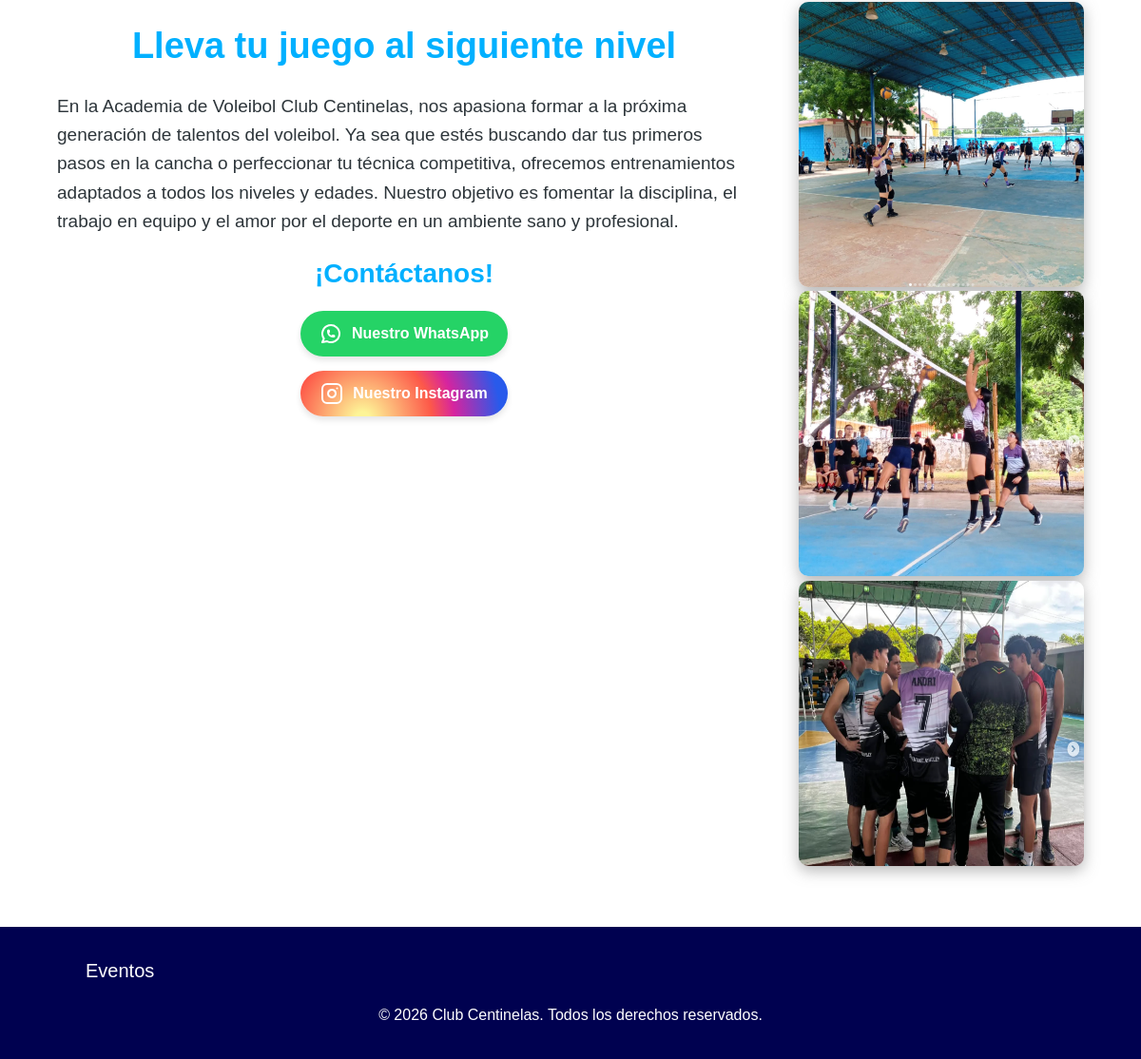
The app's page / (lower part), older data.
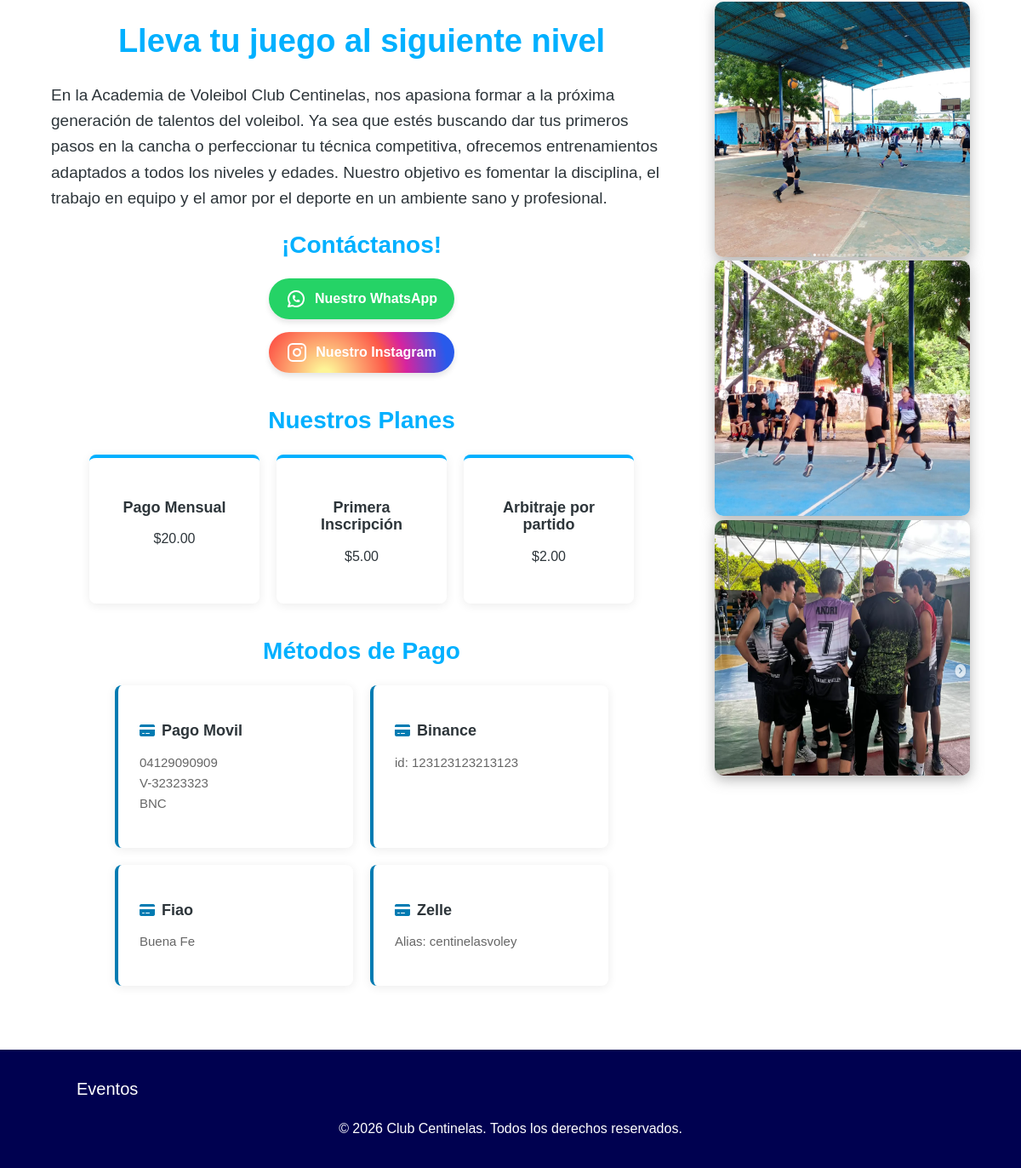
The same page, newer data.
### tables this page shows
CREATE TABLE `planes` (
  `id` int(11) NOT NULL,
  `nombre` varchar(100) NOT NULL,
  `precio` decimal(10,2) NOT NULL
);

CREATE TABLE `metodos_pago` (
  `id` int(11) NOT NULL,
  `nombre` varchar(100) NOT NULL,
  `descripcion` text DEFAULT NULL
);

### src/PlanPagos.php (called while the page is built, shortened)
<?php
class PlanPagos
{
    public static function listar()
    {
        $conn = DB::conectar();
        return $conn->query('SELECT * FROM planes');
    }
}

### src/MetodoPago.php (called while the page is built, shortened)
<?php
class MetodoPago
{
    public static function listar()
    {
        $conn = DB::conectar();
        return $conn->query('SELECT * FROM metodos_pago');
    }
}

### index.php (the view, shortened to what this page needs)
<?php
require_once __DIR__ . '/src/PlanPagos.php';
require_once __DIR__ . '/src/MetodoPago.php';
$planes  = PlanPagos::listar();
$metodos = MetodoPago::listar();
include 'templates/header.php';
?>
        <main class="contenedor">
            <div class="flex">
                <div class="contenido seccion">
                    <h1>Lleva tu juego al siguiente nivel</h1>
                    <p class="parrafo">En la Academia de Voleibol Club Centinelas, nos apasiona formar a la próxima generación de talentos del voleibol. Ya sea que estés buscando dar tus primeros pasos en la cancha o perfeccionar tu técnica competitiva, ofrecemos entrenamientos adaptados a todos los niveles y edades. Nuestro objetivo es fomentar la disciplina, el trabajo en equipo y el amor por el deporte en un ambiente sano y profesional.</p>
                    <h2>¡Contáctanos!</h2>
                    <div class="contactos">
                        <div class="contenedor-botones">
                            <a href="https://wa.me/584127752348" target="_blank" class="btn-social btn-whatsapp">
                                Nuestro WhatsApp
                            </a>
                            <a href="https://instagram.com/centinelasvoley/" target="_blank" class="btn-social btn-instagram">
                                Nuestro Instagram
                            </a>
                        </div>
                    </div>
                    <?php if ($planes->num_rows > 0) : ?>
                        <section class="contenedor planes-seccion">
                        <h2>Nuestros Planes</h2>
                        <div class="planes-grid">
                    <?php while ($plan = $planes->fetch_assoc()) : ?>
                        <div class="plan-tarjeta">
                            <h3 class="plan-nombre">
                                <?php echo htmlspecialchars($plan['nombre']); ?>
                            </h3>
                            <p class="plan-precio">
                                $<?php echo number_format($plan['precio'], 2); ?>
                            </p>
                        </div>
                    <?php endwhile; ?>
                </div>
            </section>
            <?php endif; ?>
            <?php if ($metodos->num_rows > 0) : ?>
                <section class="contenedor metodos-seccion">
                    <h2>Métodos de Pago</h2>
                    <div class="metodos-grid">
                        <?php while ($metodo = $metodos->fetch_assoc()) : ?>
                            <div class="metodo-tarjeta">
                                <h3 class="metodo-nombre">
                                    <i class="fa-solid fa-credit-card"></i>
                                    <?php echo htmlspecialchars($metodo['nombre']); ?>
                                </h3>
                                <p class="metodo-descripcion">
                                    <?php echo nl2br(htmlspecialchars($metodo['descripcion'] ?? '')); ?>
                                </p>
                            </div>
                        <?php endwhile; ?>
                    </div>
                </section>
            <?php endif; ?>
                </div>
                <div class="seccion">
                    <aside class="aside" style="display: flex; flex-direction: column; align-items: center;">
                        <a href="https://www.instagram.com/centinelasvoley/" target="_blank">
                            <img class="imagenesacademia sombra" src="/centinela/assets/img/imagenacademia.png" alt="Imagen de la academia">
                        </a>
                        <a href="https://www.instagram.com/centinelasvoley/" target="_blank">
                            <img class="imagenesacademia sombra" src="/centinela/assets/img/imagenacademia2.png" alt="Imagen de la academia">
                        </a>
                        <a href="https://www.instagram.com/centinelasvoley/" target="_blank">
                            <img class="imagenesacademia sombra" src="/centinela/assets/img/imagenacademia3.png" alt="Imagen de la academia">
                        </a>
                    </aside>
                </div>
            </div>
        </main>
<?php include 'templates/footer.php'; ?>

### templates/header.php (shortened to what this page needs)
<!DOCTYPE html>
<html lang="en">
<head>
    <link rel="stylesheet" href="/centinela/assets/styles/normalize.css">
    <link rel="stylesheet" href="/centinela/assets/styles/app.css">
    <link rel="stylesheet" href="https://cdnjs.cloudflare.com/ajax/libs/font-awesome/6.5.0/css/all.min.css">
</head>
<body>

### templates/footer.php
<footer class="footer">
    <div class="contenedor">
        <nav class="navegacion">
            <a href="/centinela/eventos.php">Eventos</a>
        </nav>
    </div>
    <p class="copyright">&copy; 2026 Club Centinelas. Todos los derechos reservados.</p>
</footer>
</body>
</html>

### assets/styles/app.css (style rules this page uses)
:root { --blanco-fondo: #FFFFFF; --celeste-primario: #00B0FF; --azul-interactivo: #007BB2; --azul-oscuro: #000150; --texto-principal: #2d353a; }
html { box-sizing: border-box; font-size: 62.5%; }
*, *:before, *:after { box-sizing: inherit; }
body { font-size: 1.6rem; margin: 0; display: flex; flex-direction: column; min-height: 100vh; }
main { display: block; flex: 1; }
header, footer { flex-shrink: 0; }
h1, h2, h3, p, a { font-family: 'Google Sans', sans-serif; color: var(--texto-principal); }
a { text-decoration: none; }
h1 { font-size: 3.8rem; font-weight: 700; color: var(--celeste-primario); }
h2 { font-size: 2.8rem; color: var(--celeste-primario); }
h3 { font-size: 1.8rem; }
h1, h2, h3 { text-align: center; }
.seccion { padding-top: 1rem; padding-bottom: 1rem; }
.sombra { box-shadow: 0px 5px 15px 0px rgba(112, 112, 112, 0.5); border-radius: 1rem; }
.contenedor { max-width: 90%; margin: 0 auto; }
.contenido { margin-bottom: 1.5rem; text-align: left; }
.parrafo { font-size: 1.9rem; line-height: 1.6; }
.flex { display: flex; flex-direction: column; gap: 3rem; }
@media (min-width: 768px) { .flex { flex-direction: row; gap: 5rem; } }
.imagenesacademia { width: 90%; height: auto; border-radius: 1rem; }
@media (min-width: 768px) { .imagenesacademia { height: 30rem; width: 30rem; } }
.navegacion a { color: white; display: block; text-align: center; font-size: 2rem; padding: 1rem; }
@media (min-width: 768px) { .navegacion { display: flex; margin: auto 2rem; } }
.contactos { display: flex; justify-content: center; }
.contenedor-botones { display: flex; flex-direction: column; gap: 15px; max-width: 300px; }
.btn-social { display: flex; align-items: center; justify-content: center; gap: 10px; padding: 12px 20px; border-radius: 50px; text-decoration: none; font-family: 'Google Sans', sans-serif; font-weight: 600; color: white; transition: transform 0.2s ease, box-shadow 0.2s ease; box-shadow: 0 4px 6px rgba(0, 0, 0, 0.1); }
.btn-whatsapp { background-color: #25D366; }
.btn-instagram { background: radial-gradient(circle at 30% 107%, #fdf497 0%, #fdf497 5%, #fd5949 45%, #d6249f 60%, #285AEB 90%); }
.btn-social svg { stroke: white; }
.footer { background-color: var(--azul-oscuro); margin-top: 5rem; }
.footer .contenedor { padding-top: 2.5rem; }
.copyright { color: white; text-align: center; padding-bottom: 2rem; }
.planes-seccion, .metodos-seccion { margin-top: 4rem; }
.planes-grid { display: flex; flex-wrap: wrap; justify-content: center; gap: 2rem; margin-top: 2rem; }
.plan-tarjeta { background: #fff; border-radius: 8px; padding: 3rem 2rem; text-align: center; box-shadow: 0 2px 12px rgba(0, 0, 0, 0.08); border-top: 4px solid var(--celeste-primario); transition: transform 0.2s; flex: 0 1 200px; min-width: 160px; }
.metodos-grid { display: flex; flex-wrap: wrap; justify-content: center; gap: 2rem; margin-top: 2rem; }
.metodo-tarjeta { background: #fff; border-radius: 8px; padding: 2.5rem; box-shadow: 0 2px 12px rgba(0, 0, 0, 0.08); border-left: 4px solid var(--azul-interactivo); flex: 0 1 280px; min-width: 220px; }
.metodo-nombre { font-size: 1.8rem; color: var(--texto-principal); margin-bottom: 1rem; display: flex; align-items: center; gap: 0.8rem; text-align: left; }
.metodo-nombre i { color: var(--azul-interactivo); font-size: 1.6rem; }
.metodo-descripcion { font-size: 1.5rem; color: #666; line-height: 1.6; }

Row changes from the older to the newer data that the page shows:
added planes: nombre "Pago Mensual", precio "20.00"
added planes: nombre "Primera Inscripción", precio "5.00"
added planes: nombre "Arbitraje por partido", precio "2.00"
added metodos_pago: nombre "Pago Movil", descripcion "04129090909 V-32323323 BNC"
added metodos_pago: nombre "Binance", descripcion "id: 123123123213123"
added metodos_pago: nombre "Fiao", descripcion "Buena Fe"
added metodos_pago: nombre "Zelle", descripcion "Alias: centinelasvoley"
Text that changed along with them:
text now shown: "Nuestros Planes Métodos de Pago"
